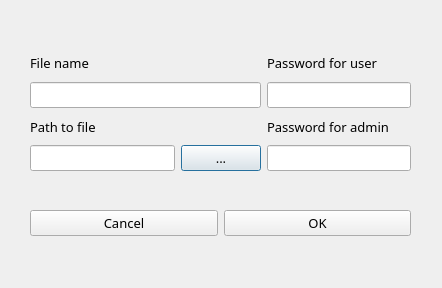
<?xml version="1.0" encoding="UTF-8"?>
<ui version="4.0">
 <class>PDFexport</class>
 <widget class="QDialog" name="PDFexport">
  <property name="geometry">
   <rect>
    <x>0</x>
    <y>0</y>
    <width>442</width>
    <height>288</height>
   </rect>
  </property>
  <property name="font">
   <font>
    <family>Century Gothic</family>
    <pointsize>10</pointsize>
   </font>
  </property>
  <property name="windowTitle">
   <string>Dialog</string>
  </property>
  <widget class="QWidget" name="layoutWidget">
   <property name="geometry">
    <rect>
     <x>30</x>
     <y>50</y>
     <width>381</width>
     <height>121</height>
    </rect>
   </property>
   <layout class="QGridLayout" name="gridLayout">
    <item row="4" column="1">
     <widget class="QPushButton" name="three_points">
      <property name="text">
       <string>...</string>
      </property>
     </widget>
    </item>
    <item row="4" column="2">
     <widget class="QLineEdit" name="password_for_admin"/>
    </item>
    <item row="4" column="0">
     <widget class="QLineEdit" name="path_to_file">
      <property name="readOnly">
       <bool>true</bool>
      </property>
     </widget>
    </item>
    <item row="0" column="2">
     <widget class="QLabel" name="label_4">
      <property name="text">
       <string>Password for user</string>
      </property>
     </widget>
    </item>
    <item row="1" column="2">
     <widget class="QLineEdit" name="password_for_user"/>
    </item>
    <item row="2" column="2">
     <widget class="QLabel" name="label_3">
      <property name="text">
       <string>Password for admin</string>
      </property>
     </widget>
    </item>
    <item row="0" column="0">
     <widget class="QLabel" name="label">
      <property name="text">
       <string>File name</string>
      </property>
     </widget>
    </item>
    <item row="2" column="0">
     <widget class="QLabel" name="label_2">
      <property name="text">
       <string>Path to file</string>
      </property>
     </widget>
    </item>
    <item row="1" column="0" colspan="2">
     <widget class="QLineEdit" name="file_name"/>
    </item>
   </layout>
  </widget>
  <widget class="QWidget" name="layoutWidget">
   <property name="geometry">
    <rect>
     <x>30</x>
     <y>210</y>
     <width>381</width>
     <height>27</height>
    </rect>
   </property>
   <layout class="QGridLayout" name="gridLayout_2">
    <item row="0" column="0">
     <widget class="QPushButton" name="cancel">
      <property name="text">
       <string>Cancel</string>
      </property>
     </widget>
    </item>
    <item row="0" column="1">
     <widget class="QPushButton" name="Okey">
      <property name="text">
       <string>OK</string>
      </property>
     </widget>
    </item>
   </layout>
  </widget>
 </widget>
 <resources/>
 <connections/>
</ui>
